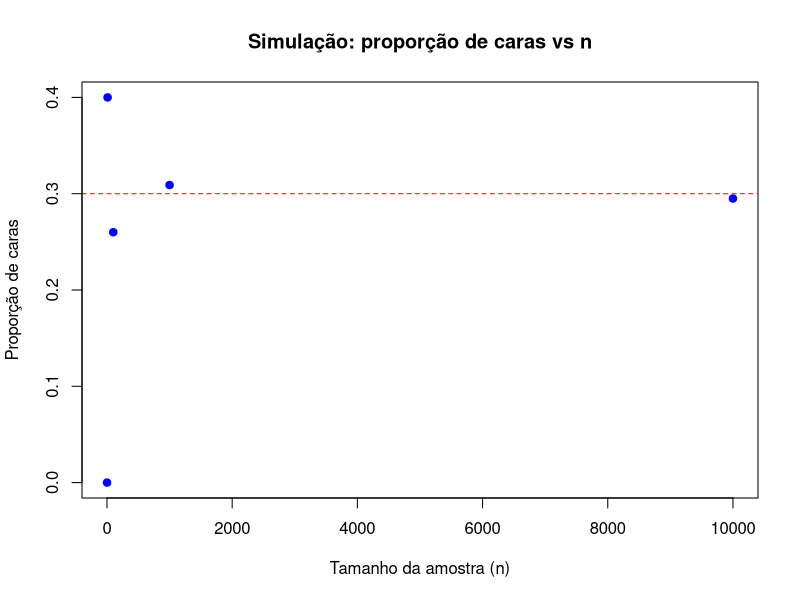
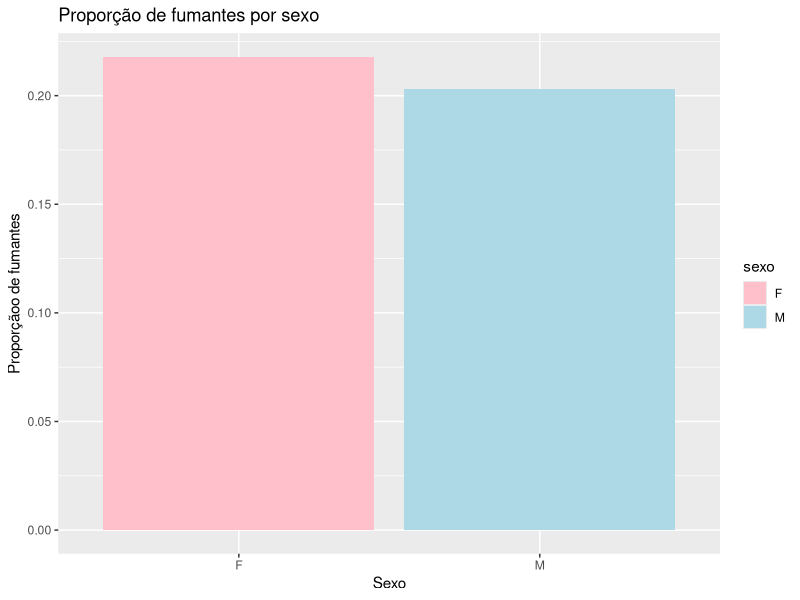
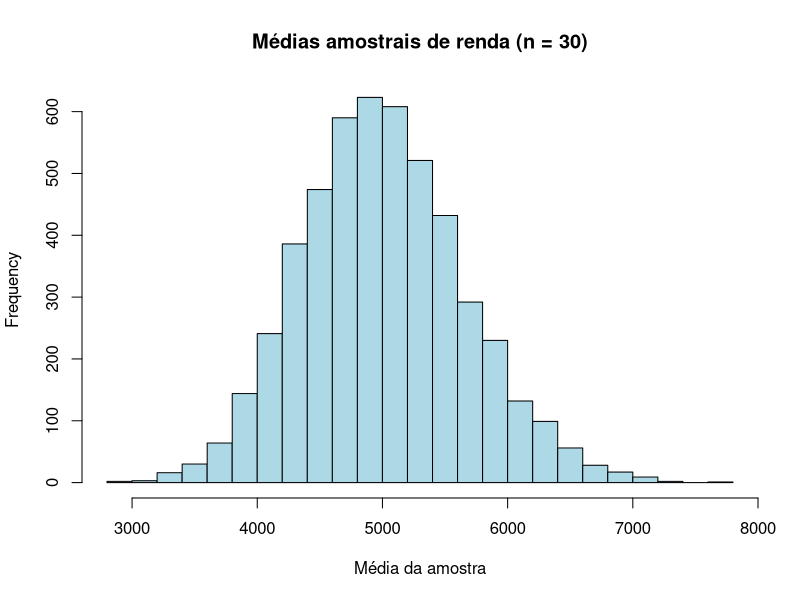
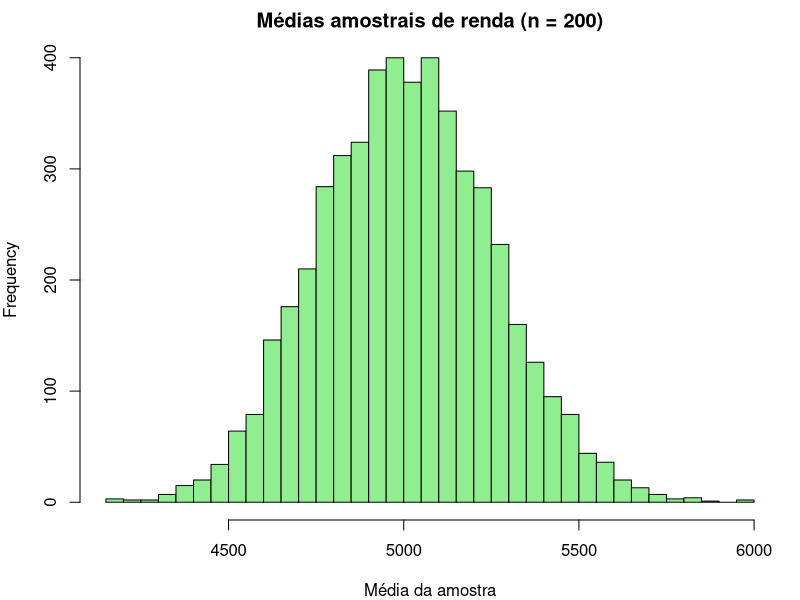
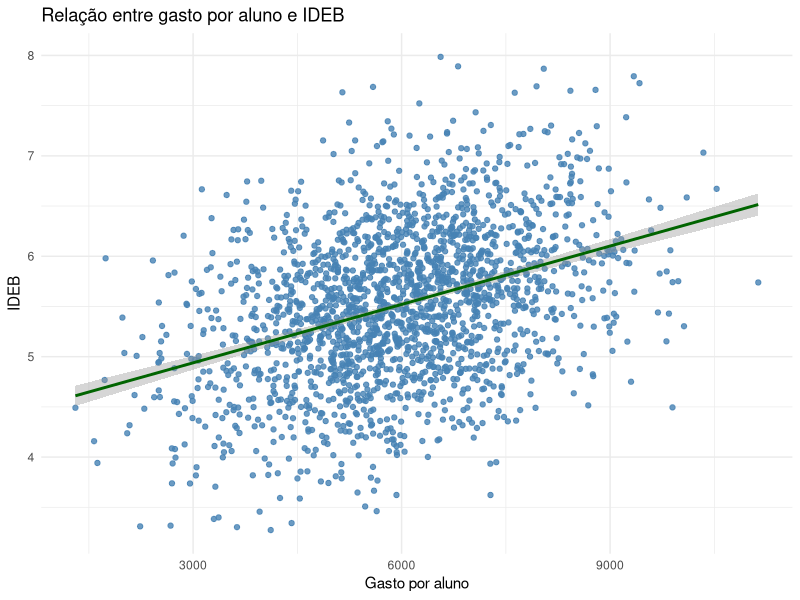
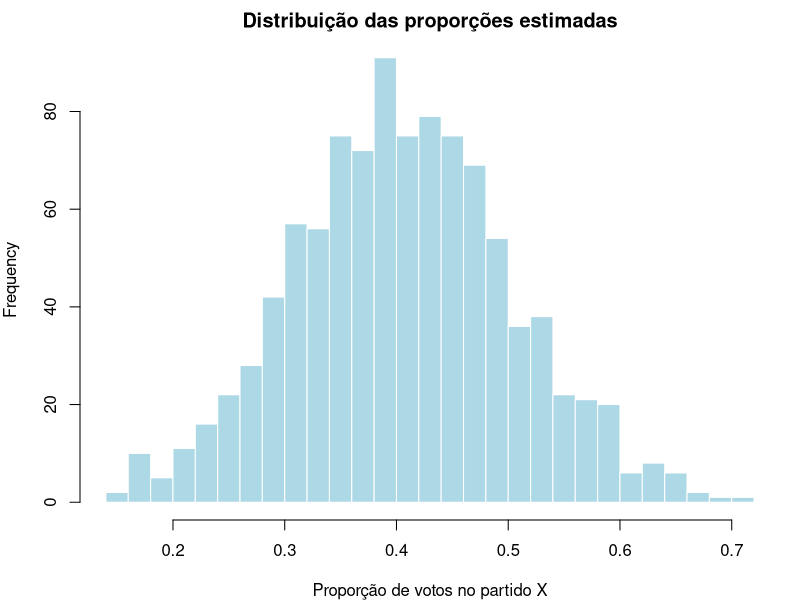
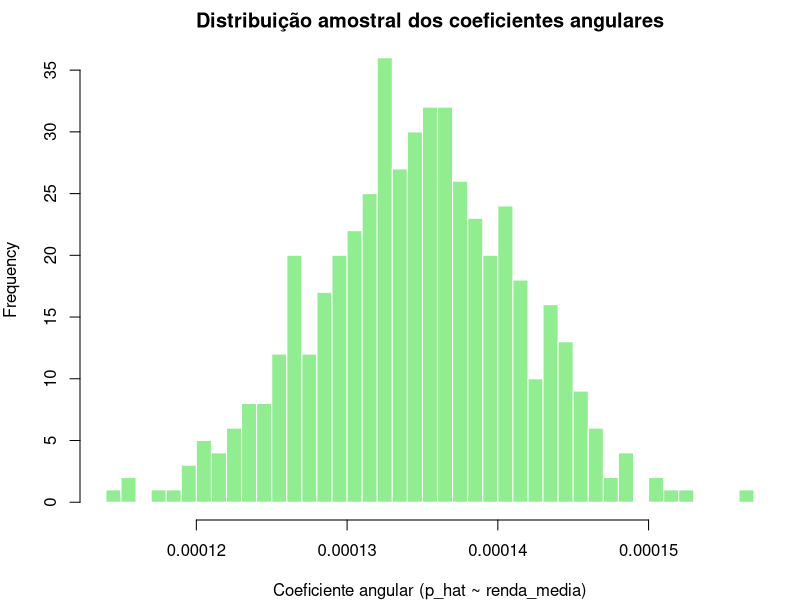

Source code (R) for these figures, in order:
# ============================================================
# MQ101 — Métodos Quantitativos para Políticas Públicas
# Lista de Exercícios #04 
# ------------------------------------------------------------

# Nome:Ana Carolina Wolff
# RA: 23202510326
# Turma: PPU-009 - MÉTODOS QUANTITATIVOS - TPPU00920253 (2025.3 - 4T234)
# Data: 23/11/2025
# Descrição: Probabilidade e inferência estatística

#EXERCICIO 1: Probabilidade como frequência de longo prazo (moeda viesada)

set.seed(123)

#Probabilidade de cara
p_cara <- 0.3

#Tamanhos de amostra

n_vec  <- c(1, 10, 100, 1000, 10000)

#Data frame para armazenar os resultados

result <- data.frame(
  n      = n_vec,
  p_cara = NA_real_
)

#completar o loop para simular os lançamentos


for (i in seq_along(n_vec)) {
    x <- rbinom(n = 1, size = n_vec[i], prob = 0.3)   
    result$p_cara[i] <- x / n_vec[i]
}

print(result)

#fazer um gráfico de linha da proporção de caras vs n

plot(result$n, result$p_cara,
     #type = "b",               
     pch = 19,                  
     col = "blue",              
     xlab = "Tamanho da amostra (n)",
     ylab = "Proporção de caras",
     main = "Simulação: proporção de caras vs n")

abline(h = p_cara, lty = 2, col = "red")  

#Interpretação: quanto maior a amostra, mais a frequência relativa converge para a probabilidade teórica de 0,3.


#EXERCÍCIO 2:Bernoulli, Binomial e probabilidades exatas (satisfação em saúde)

set.seed(123)

#Parâmetros
p <- 0.65
# probabilidade verdadeira de satisfação

n <- 20
# tamanho da amostra

# (1) Modelar satisfação como variável Bernoulli
# Cada usuário: Y ~ Bernoulli(p)

# (2) Simular uma amostra de n usuários
y <- rbinom(n, size = 1, prob = p)

print(y)

# Contar o número de satisfeitos
num_satisfeitos <- sum(y)
print(num_satisfeitos)

# (3a) Probabilidade de observar exatamente 12 satisfeitos
prob_12 <- dbinom(12, size = n, prob = p)

# (3b) Probabilidade de observar pelo menos 12 satisfeitos
prob_12_ou_mais <- 1 - pbinom(11, size = n, prob = p)

# (4) Resultados

print(prob_12)
print(prob_12_ou_mais)

#Interpretação:com p = 0,65, é comum encontrar 12 ou mais satisfeitos em 20 entrevistas, pois o valor esperado é cerca de 13.

#EXERCÍCIO 3 - Probabilidade condicional e independência (base saúde)


set.seed(123)

N <- 5000

dados_saude <- data.frame(
  sexo       = sample(c("F", "M"), size = N, replace = TRUE, prob = c(0.55, 0.45)),
  fumante    = rbinom(N, 1, 0.22),
  hipertenso = rbinom(N, 1, 0.30)
)

#(2) Estimar as probabilidades
P_fumante <- mean(dados_saude$fumante == 1)
P_fumante_F <- mean(dados_saude$fumante[dados_saude$sexo == "F"] == 1)
P_fumante_M <- mean(dados_saude$fumante[dados_saude$sexo == "M"] == 1)

#(4) Gráfico de barras da proporção de fumantes por sexo

#Dica: usar dplyr + ggplot2

library(dplyr); library(ggplot2)
tab_fumo <- dados_saude |>
  dplyr::group_by(sexo) |>
  dplyr::summarise(prop_fumante = mean(fumante))


ggplot(tab_fumo, aes(x = sexo, y = prop_fumante, fill=sexo)) +
  geom_col()+
  scale_fill_manual(values = c("F" = "pink", "M" = "lightblue"))+
  labs(x="Sexo", y="Proporçãoo de fumantes",
       title="Proporção de fumantes por sexo")

#Interpretação:
#A proporção de fumantes entre mulheres aparece ligeiramente maior do que entre homens.
#As diferenças, no entanto, são pequenas — ambas giram em torno de 0,22 (22%).
#Isso sugere que, nesta base simulada, o hábito de fumar não varia muito entre os sexos, ou seja, fumar é aproximadamente independente de sexo.


#EXERCÍCIO 4 - Probabilidade conjunta e regra do produto (saúde)


# (1) Probabilidades marginais e conjunta
P_hipertenso <- mean(dados_saude$hipertenso == 1)
P_fumante    <- mean(dados_saude$fumante == 1)
P_hip_e_fum  <- mean(dados_saude$hipertenso == 1 & dados_saude$fumante == 1)

# (2) Probabilidade condicional
P_hip_dado_fum <- mean(dados_saude$hipertenso[dados_saude$fumante == 1] == 1)

# (3) Regra do Produto:
P_produto <- P_hip_dado_fum * P_fumante

# (4) Interpretação

#Na base simulada, cerca de 30% dos indivíduos são hipertensos e 22% fumantes.
#A probabilidade conjunta de ser fumante e hipertenso coincide com o valor obtido pela regra do produto, mostrando consistência.
#Fumantes têm aproximadamente 30% de chance de serem hipertensos, um pouco acima da média geral, sugerindo associação entre tabagismo e hipertensão.

#EXERCÍCIO 5 - Bayes
# Objetivo: aplicar a fórmula de Bayes em um problema de triagem de fraudes em benefícios sociais


set.seed(123)

P_F         <- 0.02
P_T_dado_F  <- 0.9
P_T_dado_Fc <- 0.05
P_Fc <- 1 - P_F

# (1) Cálculo analítico de P(F|Alerta) pela fórmula de Bayes
P_F_dado_T <- (P_T_dado_F * P_F) /
  (P_T_dado_F * P_F + P_T_dado_Fc * P_Fc)


# (2) Simulação
N <- 100000
fraude <- rbinom(N, 1, P_F) 
alerta <- ifelse(           
  fraude == 1,
  rbinom(N, 1, P_T_dado_F), 
  rbinom(N, 1, P_T_dado_Fc) 
)


# (3) Estimar empiricamente P(F|Alerta)
P_empirico <- mean(fraude[alerta == 1] == 1)

# (4) Comparar e interpretar em texto.

c(
  Empirico   = P_empirico,
  Analitico  = P_F_dado_T,
  Diferencia = P_empirico - P_F_dado_T
)

#O cálculo mostra que, mesmo com sensibilidade de 90% e especificidade de 95%, a prevalência baixa (2%) faz com que apenas cerca de 27% dos alertas sejam fraudes reais. 
#Isso significa que a maioria dos alertas é de falsos positivos, e o sistema precisa de triagem adicional para evitar desperdício de tempo e recursos


#EXERCÍCIO 6 - Teorema Central do Limite (TCL) com renda

set.seed(123)

# (1) Gerar população assimétrica de rendas
N <- 100000
renda_pop <- rgamma(N, shape = 2, rate = 1/2500)

# (2) Função auxiliar para simular médias amostrais

simular_medias <- function(n, n_rep = 5000) {
  medias <- numeric(n_rep)
  for (i in seq_len(n_rep)) {
    amostra <- sample(renda_pop, n, replace = TRUE)
    medias[i] <- mean(amostra)
  }
  medias
}

# (3) Simular médias para n = 30
medias_n30 <- simular_medias(30)

# (4) Simular médias para n = 200
medias_n200 <- simular_medias(200)

# (5) Histogramas comparativos

hist(medias_n30, main = "Médias amostrais de renda (n = 30)",
     xlab = "Média da amostra", col = "lightblue", breaks = 30)
par(mar = c(4, 4, 2, 1)) 

hist(medias_n200, main = "Médias amostrais de renda (n = 200)",
     xlab = "Média da amostra", col = "lightgreen", breaks = 30)
par(mfrow = c(1, 1))

#Interpretação:
#A renda da população é desigual, mas quando tiramos várias amostras e calculamos a média, os resultados ficam cada vez mais parecidos com uma curva “normal”.
#Com 30 pessoas já dá para ver essa tendência, e com 200 fica ainda mais claro.
#quanto maior a amostra, mais as médias se organizam em torno de um padrão regular, mesmo que os dados originais sejam desiguais.


#EXERCÍCIO 7 - Intervalo de confiança para proporção (saúde)

set.seed(123)


N <- 5000
dados_saude <- data.frame(
  sexo       = sample(c("F", "M"), size = N, replace = TRUE, prob = c(0.55, 0.45)),
  fumante    = rbinom(N, 1, 0.22),
  hipertenso = rbinom(N, 1, 0.30)
)

# (1) Sorteio de amostra de tamanho n = 400
n <- 400
amostra_saude <- dados_saude[sample(1:nrow(dados_saude), n), ]


# (2) Proporcao amostral e Intervalo de confiança (IC)
p_hat <- mean(amostra_saude$hipertenso)
SE_p  <- sqrt(p_hat * (1 - p_hat) / n) 
IC_95 <- c(
  inferior = p_hat - 1.96 * SE_p,
  superior = p_hat + 1.96 * SE_p
)        

# (3) Proporcao verdadeira na população
p_verdadeiro <- mean(dados_saude$hipertenso)


# (4) Resultados e interpretação

print(p_hat)
print(p_verdadeiro)
print (IC_95)

#Na amostra de 400 pessoas, cerca de 30% tinham hipertensão. O intervalo calculado mostra que, na população, essa proporção deve estar entre aproximadamente 26% e 34%. O valor verdadeiro da base completa (30%) está dentro desse intervalo, o que confirma que a estimativa é confiável. Em termos práticos, isso significa que podemos ter segurança de que a taxa de hipertensão na população está nesse intervalo, informação útil para planejar políticas e recursos de saúde.


#EXERCÍCI0 8 - Correlação, regressão simples e inferência (educação)

set.seed(123)


# (1) Simular base de dados

N <- 2000 

dados_educacao <- data.frame(
  ideb        = rnorm(N, mean = 5.5, sd = 0.7),   
  gasto_aluno = rnorm(N, mean = 6000, sd = 1500)  
)
#IDEB:desempenho escolar

# Introduzir correlação positiva leve 
dados_educacao$ideb <- dados_educacao$ideb +
  0.0002 * (dados_educacao$gasto_aluno - 6000)

# (2) Correlação de Pearson
cor_ideb_gasto <- cor(dados_educacao$ideb, dados_educacao$gasto_aluno)
print(cor_ideb_gasto)


# (3) Regressão simples
modelo <- lm(ideb ~ gasto_aluno, data = dados_educacao)
summary(modelo) 
#a cada 1,00 real adicional do gasto, espero incrementar o ideb em 0.0001938;
#a cada 1.000,00 reais adicionais do gasto, espero incrementar o ideb em 0.1938.

confint(modelo) 
#o incremento pode ser entre 0.173 e 0.2146 por cada R$ 1.000,00 adicionais.

#Interpretação:
#O coeficiente angular é positivo, indicando que maiores gastos por aluno estão associados a IDEB ligeiramente maior. 
#O valor é pequeno, mostrando que o efeito é leve. 
#O valor-p é muito baixo, sugerindo que a relação não é fruto do acaso. 
#O intervalo de confiança não inclui zero, reforçando a evidência de associação. 
#Do ponto de vista inferencial, obter um coeficiente diferente de zero significa que há indícios de que o gasto influencia o IDEB, ainda que de forma modesta.
#portanto, há sinais de que investir mais por aluno está ligado a uma melhora no IDEB, mas o efeito é pequeno; ainda assim, é improvável que seja apenas coincidência.
#Para políticas públicas, isso significa que o aumento de recursos deve ser acompanhado de estratégias complementares para garantir avanços significativos na qualidade da educação.

#OPCIONAL:

ggplot(dados_educacao, aes(x = gasto_aluno, y = ideb)) +
  geom_point(alpha = 0.8, color = "steelblue") +
  geom_smooth(method = "lm", se = TRUE, color = "darkgreen") +
  labs(title = "Relação entre gasto por aluno e IDEB",
       x = "Gasto por aluno",
       y = "IDEB") +
  theme_minimal()


# Exercício 9 – Margem de erro e tamanho amostral (TSE)

set.seed(123)

# (1) População de municípios
N <- 5000
dados_tse <- data.frame(
  id_mun       = 1:N,
  prop_partido = rbeta(N, shape1 = 10, shape2 = 15)
)

# (2) Parâmetros da pesquisa
n_amostra <- 600
n_rep     <- 1000

# (3) Simulação de pesquisas
p_hat_vec <- numeric(n_rep)
for (r in 1:n_rep) {
  id_escolhido <- sample(dados_tse$id_mun, 1)
  p_mun <- dados_tse$prop_partido[id_escolhido]
  
  votos <- rbinom(n_amostra, size = 1, prob = p_mun)
  p_hat_vec[r] <- mean(votos)
}

# (4) Margem de erro "de praxe" (pior caso)
ME <- 1.96 * sqrt(0.25 / n_amostra)
print(paste("Margem de erro padrão:", round(ME*100,1), "%"))

# (5) Histograma das proporções simuladas
hist(p_hat_vec,
     breaks = 30,
     col = "lightblue",
     border = "white",
     main = "Distribuição das proporções estimadas",
     xlab = "Proporção de votos no partido X")

# (6) Estatísticas resumidas
print(paste("Média das proporções estimadas:", round(mean(p_hat_vec)*100,1), "%"))
print(paste("Desvio padrão das proporções estimadas:", round(sd(p_hat_vec)*100,1), "%"))


#Interpretação:
#A margem de erro é de cerca de 4%
#Na prática, a variabilidade observada nas simulações pode ser menor ou maior, dependendo da proporção verdadeira de votos em cada município.
#Isso mostra que a margem de erro divulgada em pesquisas eleitorais é uma aproximação, e não captura toda a incerteza ligada à escolha do município ou às diferenças locais.
#explicar que se trata de uma aproximação aumenta a confiança da população nas pesquisas e no processo democrático.



#EXERCíCIO 10: Regressão e distribuição amostral do coeficiente (TSE)

set.seed(123)


# (1) População de municípios
N <- 5000
dados_tse <- data.frame(
  id_mun = 1:N,
  renda_media = rnorm(N, mean = 2500, sd = 600)
)

# (2) Gerar proporção de votos dependente de renda_media
dados_tse$prop_partido <- plogis(
  -1 + 0.0006 * dados_tse$renda_media + rnorm(N, 0, 0.3)
)

# (3) Parâmetros da pesquisa
n_mun_amostra <- 300
n_eleitores   <- 400
n_rep         <- 500

# (4–6) Simulações
coef_angular <- numeric(n_rep)

for (r in 1:n_rep) {
  # Sortear municípios
  mun_sorteados <- sample(dados_tse$id_mun, n_mun_amostra)
  base_pesq <- dados_tse[dados_tse$id_mun %in% mun_sorteados, ]
  
  # Para cada município, simular votos e calcular proporção p_hat
  p_hat <- numeric(n_mun_amostra)
  for (i in seq_len(n_mun_amostra)) {
    p_true <- base_pesq$prop_partido[i]
    votos <- rbinom(n_eleitores, size = 1, prob = p_true)
    p_hat[i] <- mean(votos)
  }
  
  base_pesq$p_hat <- p_hat
  
  # Ajustar regressão simples
  modelo <- lm(p_hat ~ renda_media, data = base_pesq)
  coef_angular[r] <- coef(modelo)[2]
}

# (7) Histograma da distribuição dos coeficientes
hist(coef_angular,
     breaks = 30,
     col = "lightgreen",
     border = "white",
     main = "Distribuição amostral dos coeficientes angulares",
     xlab = "Coeficiente angular (p_hat ~ renda_media)")

#O gráfico dos coeficientes mostra que os resultados da regressão mudam quando a gente repete a pesquisa em diferentes municípios. Ou seja, o número não é sempre igual, ele varia.
#A média desses resultados fica perto do valor “real” do efeito da renda sobre o voto. Isso quer dizer que, em geral, o método está acertando.
#A variação dos resultados mostra o quanto eles podem oscilar de uma pesquisa para outra. Se essa variação é pequena, temos mais confiança no número.
#O intervalo de confiança é uma forma de mostrar essa variação: em vez de dar só um número, damos uma faixa de valores possíveis.
#Para políticas públicas, isso significa que é preciso considerar a incerteza e trabalhar com intervalos de confiança, não só com valores pontuais.
